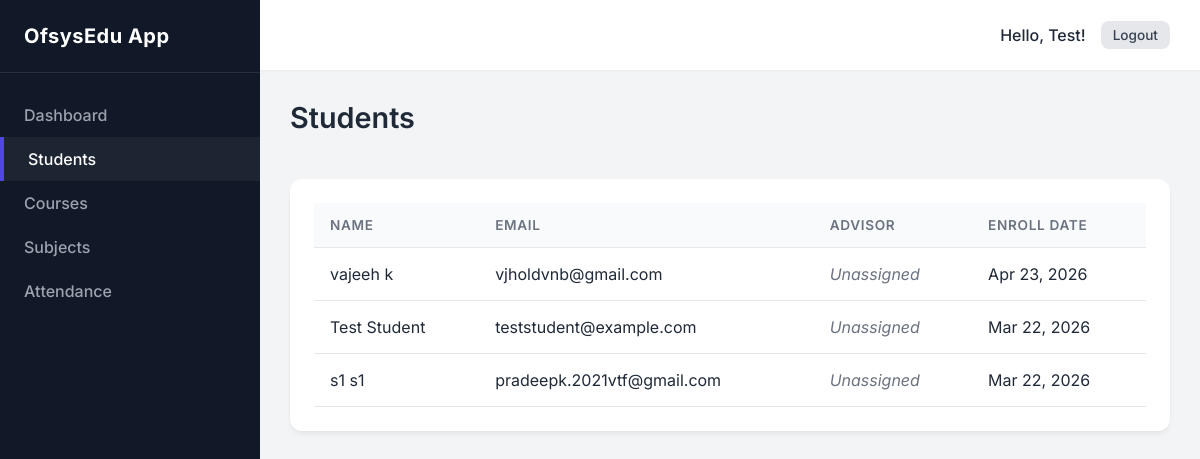
Page /students/ (signed in) on the committed database.
### core/models.py (models this page shows, shortened)
class Student(models.Model):
    user = models.OneToOneField(User, on_delete=models.CASCADE, null=True, blank=True)
    first_name = models.CharField(max_length=50)
    last_name = models.CharField(max_length=50)
    email = models.EmailField(unique=True)
    enroll_date = models.DateField(auto_now_add=True)
    courses = models.ManyToManyField(Course, blank=True, related_name='students')
    advisor = models.ForeignKey('Staff', on_delete=models.SET_NULL, null=True, blank=True, related_name='advised_students', limit_choices_to={'role': 'Teacher'}, verbose_name='Assigned Teacher/Advisor')

### core/views.py (the view)
    @login_required
    def _wrapped_view(request, *args, **kwargs):
        if hasattr(request.user, 'student') and not hasattr(request.user, 'staff') and not request.user.is_superuser:
            raise PermissionDenied("You must be staff to access this.")
        return view_func(request, *args, **kwargs)

### core/context_processors.py (called while the page is built)
def pending_approvals_count(request):
    if request.user.is_authenticated and (hasattr(request.user, 'staff') or request.user.is_superuser):
        count = User.objects.filter(is_active=False).count()
        return {'pending_approvals_count': count}
    return {}

### core/views.py (called while the page is built)
def staff_required(view_func):
    @login_required
    def _wrapped_view(request, *args, **kwargs):
        if hasattr(request.user, 'student') and not hasattr(request.user, 'staff') and not request.user.is_superuser:
            raise PermissionDenied("You must be staff to access this.")
        return view_func(request, *args, **kwargs)
    return _wrapped_view

@staff_required
def student_list(request):
    if hasattr(request.user, 'staff') and request.user.staff.role == 'Teacher' and not request.user.is_superuser:
        teacher = request.user.staff
        students = Student.objects.filter(Q(advisor=teacher) | Q(courses__subjects__teacher=teacher)).distinct().order_by('-enroll_date')
    else:
        students = Student.objects.all().order_by('-enroll_date')
    return render(request, 'core/student_list.html', {'students': students})

### core/templates/core/student_list.html (shortened to what this page needs)
{% extends 'core/base.html' %}
{% block content %}
<div class="header-actions">
    <h1>Students</h1>
</div>
<div class="card table-container">
    <table>
        <thead>
            <tr>
                <th>Name</th>
                <th>Email</th>
                <th>Advisor</th>
                <th>Enroll Date</th>
            </tr>
        </thead>
        <tbody>
            {% for student in students %}
            <tr>
                <td>{{ student.first_name }} {{ student.last_name }}</td>
                <td>{{ student.email }}</td>
                <td>{{ student.advisor|default:"<span style='color: var(--text-muted); font-style: italic;'>Unassigned</span>" }}</td>
                <td>{{ student.enroll_date|date:"M d, Y" }}</td>
            </tr>
            {% empty %}
            <tr>
                <td colspan="4" style="text-align: center; color: var(--text-muted); padding: 30px;">
                    No students found. Add your first student to get started!
                </td>
            </tr>
            {% endfor %}
        </tbody>
    </table>
</div>
{% endblock %}

### core/templates/core/base.html (shortened to what this page needs)
<!DOCTYPE html>
<html lang="en">
<head>
</head>
<body>
    <aside class="sidebar">
        <div class="sidebar-header">
            OfsysEdu App
        </div>
        <ul class="nav-links">
            {% if user.is_authenticated %}
                <li><a href="{% url 'core:dashboard' %}" class="nav-link">Dashboard</a></li>
                {% if user.staff or user.is_superuser %}
                    <li><a href="{% url 'core:student_list' %}" class="nav-link">Students</a></li>
                    <li><a href="{% url 'core:course_list' %}" class="nav-link">Courses</a></li>
                    <li><a href="{% url 'core:subject_list' %}" class="nav-link">Subjects</a></li>
                {% endif %}
                <li><a href="{% url 'core:attendance_list' %}" class="nav-link">Attendance</a></li>
            {% endif %}
        </ul>
    </aside>
    <main class="main-content">
        <header class="topbar">
            {% if user.is_authenticated %}
                <div style="font-weight: 500; display: flex; align-items: center; gap: 15px;">
                    <span>Hello, {{ user.first_name|default:user.username }}!</span>
                    <form method="post" action="{% url 'logout' %}" style="display: inline;">
                        <button type="submit" class="btn btn-sm btn-secondary">Logout</button>
                    </form>
                </div>
            {% endif %}
        </header>
        <div class="content-area">
            {% block content %}
            {% endblock %}
        </div>
    </main>
</body>
</html>

### core/templates/core/base.html (style rules this page uses)
:root { --primary: #4f46e5; --primary-hover: #4338ca; --sidebar-bg: #111827; --sidebar-text: #9ca3af; --sidebar-text-active: #ffffff; --bg-color: #f3f4f6; --card-bg: #ffffff; --text-main: #1f2937; --text-muted: #6b7280; --border-color: #e5e7eb; --danger: #ef4444; --danger-hover: #dc2626; --success: #10b981; }
* { margin: 0; padding: 0; box-sizing: border-box; font-family: 'Inter', sans-serif; }
body { display: flex; min-height: 100vh; background-color: var(--bg-color); color: var(--text-main); }
.sidebar { width: 260px; background-color: var(--sidebar-bg); color: #fff; display: flex; flex-direction: column; transition: all 0.3s ease; }
.sidebar-header { padding: 24px; font-size: 1.25rem; font-weight: 700; border-bottom: 1px solid rgba(255,255,255,0.1); letter-spacing: 0.5px; }
.nav-links { list-style: none; padding: 20px 0; flex: 1; }
.nav-link { display: block; padding: 12px 24px; color: var(--sidebar-text); text-decoration: none; font-weight: 500; transition: all 0.2s; }
.nav-link:hover, .nav-link.active { background-color: rgba(255,255,255,0.05); color: var(--sidebar-text-active); border-left: 4px solid var(--primary); }
.main-content { flex: 1; display: flex; flex-direction: column; overflow-x: hidden; }
.topbar { background: var(--card-bg); height: 70px; display: flex; align-items: center; justify-content: flex-end; padding: 0 30px; box-shadow: 0 1px 3px rgba(0,0,0,0.05); }
.content-area { padding: 30px; flex: 1; overflow-y: auto; }
.card { background: var(--card-bg); border-radius: 12px; box-shadow: 0 4px 6px -1px rgba(0,0,0,0.05), 0 2px 4px -1px rgba(0,0,0,0.03); padding: 24px; margin-bottom: 24px; }
h1 { font-size: 1.8rem; margin-bottom: 20px; font-weight: 600; color: var(--text-main); }
.btn { display: inline-block; padding: 10px 20px; border-radius: 8px; font-weight: 500; text-decoration: none; cursor: pointer; transition: all 0.2s; border: none; font-size: 0.95rem; }
.btn-sm { padding: 6px 12px; font-size: 0.85rem; }
.btn-secondary { background-color: #e5e7eb; color: #374151; }
.table-container { overflow-x: auto; }
table { width: 100%; border-collapse: collapse; text-align: left; }
th { padding: 14px 16px; background-color: #f9fafb; color: var(--text-muted); font-weight: 600; font-size: 0.85rem; text-transform: uppercase; letter-spacing: 0.05em; border-bottom: 1px solid var(--border-color); }
td { padding: 16px; border-bottom: 1px solid var(--border-color); color: var(--text-main); vertical-align: middle; }
.header-actions { display: flex; justify-content: space-between; align-items: center; margin-bottom: 24px; }

### rows in the picture
Student: first_name "vajeeh", last_name "k", email "vjholdvnb@gmail.com", advisor "Unassigned", enroll_date "Apr 23, 2026"
Student: first_name "Test", last_name "Student", email "teststudent@example.com", advisor "Unassigned", enroll_date "Mar 22, 2026"
Student: first_name "s1", last_name "s1", email "pradeepk.2021vtf@gmail.com", advisor "Unassigned", enroll_date "Mar 22, 2026"

### other values in the picture
{{ user.first_name|default:user.username }} "Test"
